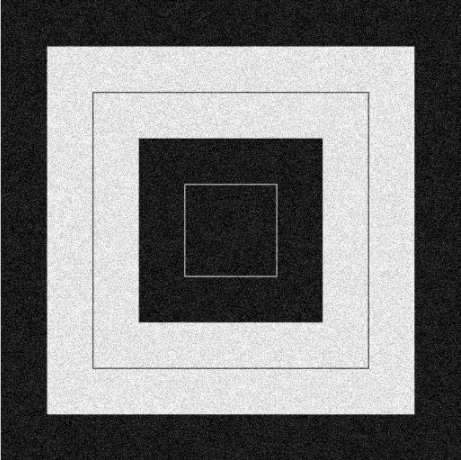
#> input picture fft/gaussian-noise.png, 461 x 460 px, found by its file name
$ jupyter execute 'Power Spectrum of image.ipynb'
#> lines starting #> are read from the running program, lines starting #| are printed output that depends on the picture
#> further down, image is the input picture: shape (460, 461); min 1, max 254, mean 122.4
#| (460, 461)
### _Example/radialProfile.py
import numpy as np

def azimuthalAverage(image, center=None):
    """
    Calculate the azimuthally averaged radial profile.

    image - The 2D image
    center - The [x,y] pixel coordinates used as the center. The default is
             None, which then uses the center of the image (including
             fracitonal pixels).

    """
    # Calculate the indices from the image
    y, x = np.indices(image.shape)

    if not center:
        center = np.array([(x.max()-x.min())/2.0, (x.max()-x.min())/2.0])
#> center = [230, 230]

    r = np.hypot(x - center[0], y - center[1])

    # Get sorted radii
    ind = np.argsort(r.flat)
    r_sorted = r.flat[ind]
    i_sorted = image.flat[ind]

    # Get the integer part of the radii (bin size = 1)
    r_int = r_sorted.astype(int)

    # Find all pixels that fall within each radial bin.
    deltar = r_int[1:] - r_int[:-1]  # Assumes all radii represented
    rind = np.where(deltar)[0]       # location of changed radius
#> rind = 325 values from 0 to 212057
    nr = rind[1:] - rind[:-1]        # number of radius bin

    # Cumulative sum to figure out sums for each radius bin
    csim = np.cumsum(i_sorted, dtype=float)
    tbin = csim[rind[1:]] - csim[rind[:-1]]
#> tbin = 324 values, max 2.23e+14 at index 1, min 18048168.2 at index 323, mean 1.39e+12

    radial_prof = tbin / nr
#> radial_prof = 324 values, max 1.4e+13 at index 1, min 3008028 at index 323, mean 7.39e+10

    return radial_prof

### _Example/Power Spectrum of image.ipynb
https://www.astrobetter.com/blog/2010/03/03/fourier-transforms-of-images-in-python/

[cell 1]
import cv2
import numpy as np
import radialProfile
import pylab as py
# path = "Dead-leaves-test-target.jpg"
path = "Function1/gaussian-noise.png"
image = cv2.imread(path, cv2.IMREAD_GRAYSCALE)
print(image.shape)

# Take the fourier transform of the image.
F1 = np.fft.fft2(image)

# Now shift the quadrants around so that low spatial frequencies are in
# the center of the 2D fourier transformed image.
F2 = np.fft.fftshift( F1 )

# Calculate a 2D power spectrum
psd2D = np.abs( F2 )**2

# Calculate the azimuthally averaged 1D power spectrum
psd1D = radialProfile.azimuthalAverage(psd2D)
#> psd1D has the same summary as radial_prof in azimuthalAverage

# Now plot up both
py.figure(1)
py.clf()
py.imshow( image , cmap=py.cm.Greys)

py.figure(2)
py.clf()
py.imshow( np.log10( image ), cmap=py.cm.Greys)

py.figure(3)
py.clf()
py.imshow( np.log10( psd2D ))

py.figure(4)
py.clf()
py.semilogy( psd1D )
py.xlabel("Spatial Frequency")
py.ylabel("Power Spectrum")

py.show()
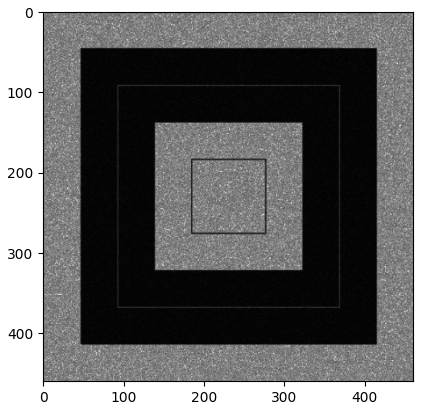
#> figure drawn by matplotlib, 1 panel
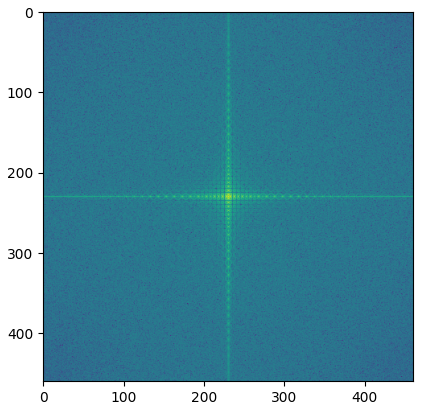
#> figure drawn by matplotlib, 1 panel
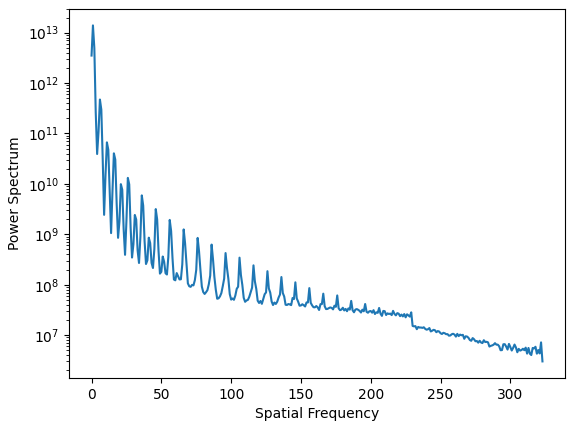
#> figure drawn by matplotlib, 1 panel; curve peaks at x = 1, y = 1.4e+13

 the power spectrum of the dead leaves target follows a power law

[cell 2]
psd1D.shape
#> Out = (324,)

[cell 3]
psd1D
#> Out has the same summary as radial_prof in azimuthalAverage

$ run again, with fft/Salt-and-Pepper.png copied over fft/gaussian-noise.png
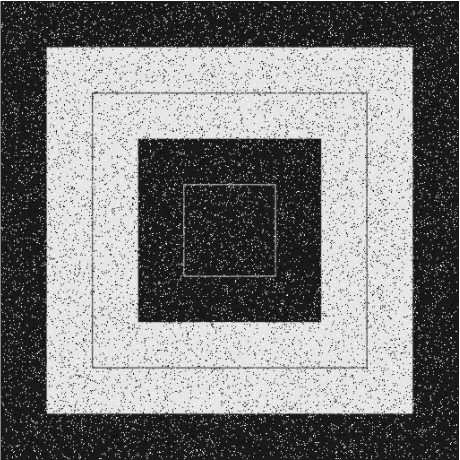
#> input picture fft/Salt-and-Pepper.png, 460 x 460 px, found by its file name
#> image is the input picture: shape (460, 460); min 2, max 255, mean 123.6
#| (460, 460)
#> tbin = 323 values, max 1.41e+14 at index 1, min 1.19e+09 at index 321, mean 1.22e+12
#> radial_prof = 323 values, max 1.13e+13 at index 0, min 49473429.6 at index 314, mean 6.7e+10
#> psd1D has the same summary as radial_prof in azimuthalAverage
#> `py.show()`:
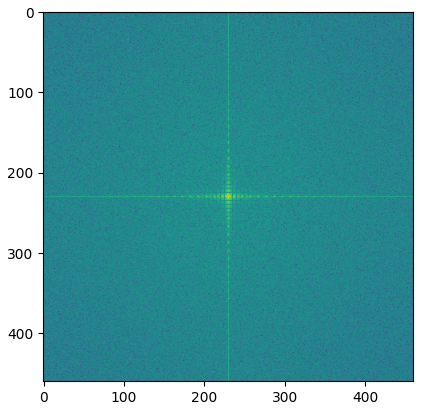
#> figure drawn by matplotlib, 1 panel
#> `py.show()`:
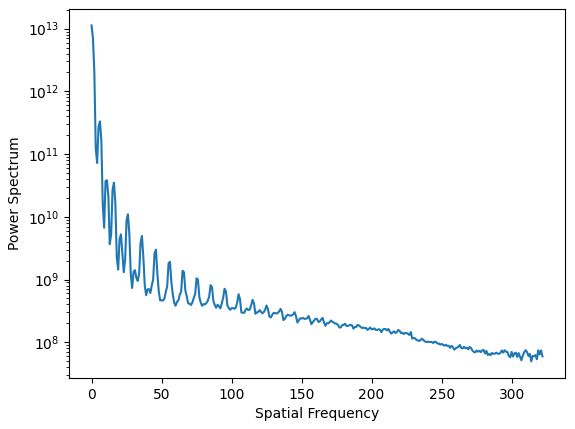
#> figure drawn by matplotlib, 1 panel; curve peaks at x = 0, y = 1.13e+13
#> `psd1D`: Out has the same summary as radial_prof in azimuthalAverage
